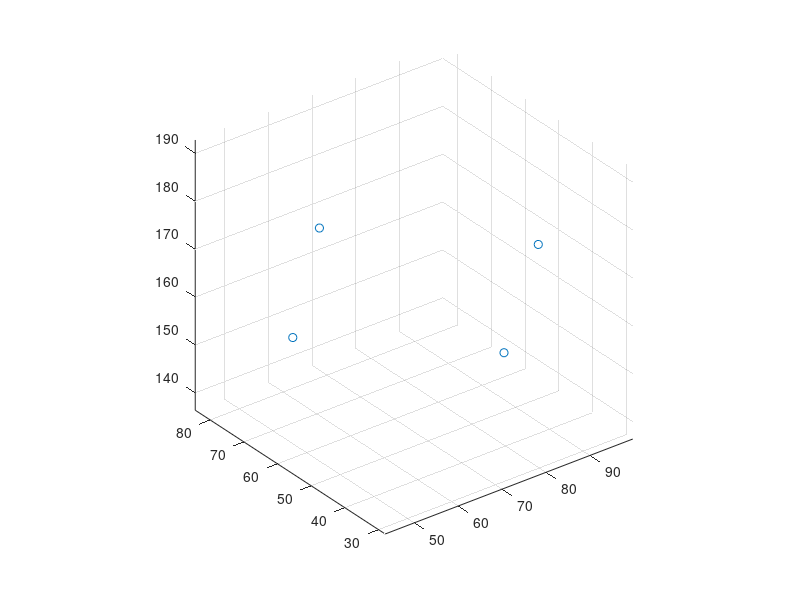

MATLAB code for this plot: (Note: this script raises an error after producing the figure.)
clc
clear
close all
%% DataStreaming
%     ViconRealTimeSDK_WJ;
%     save('Reference_data','BufferForSave');
    BufferForSave = load('Reference_data.mat')
    BufferForSave = BufferForSave.BufferForSave;
%     
    %% Calculate distance.
    marker1 = BufferForSave(4:end,1:3);
    marker2 = BufferForSave(4:end,4:6);
    marker3 = BufferForSave(4:end,7:9);
    marker4 = BufferForSave(4:end,10:12);
    
    marker1_mean = mean(marker1,1)
    marker2_mean = mean(marker2,1)
    marker3_mean = mean(marker3,1)
    marker4_mean = mean(marker4,1)
    markers = [marker1_mean;marker2_mean;marker3_mean;marker4_mean]'
    figure(1), scatter3(markers(1,:),markers(2,:),markers(3,:))
    axis equal, hold on;
    
    Dist1to2 = GetDist(marker1_mean,marker2_mean);
    Dist1to3 = GetDist(marker1_mean,marker3_mean);
    Dist1to4 = GetDist(marker1_mean,marker4_mean);
    Dist2to3 = GetDist(marker2_mean,marker3_mean);
    Dist2to4 = GetDist(marker2_mean,marker4_mean);
    Dist3to4 = GetDist(marker3_mean,marker4_mean);
    
    DistData = [Dist1to2;Dist1to3;Dist1to4;Dist2to3;Dist2to4;Dist3to4];
    DistData = sort(DistData);
    Dist_mean = mean(DistData(1:4));
    
    GenerPoint_Reference = Dist_mean/2
    GenerPoint = [0,0,0;...
        0,Dist_mean,0;...
        Dist_mean,0,0;...
        Dist_mean,Dist_mean,0]'
    figure(1),scatter3(GenerPoint(1,:),GenerPoint(2,:),GenerPoint(3,:))
    axis equal;
    
  
    
    
    figure(1),hold on;
    [Cube_point] = GenerateCube(markers);
    DrawCube(Cube_point,1,'b');
    
    
    [refer_Cube_point] = GenerateCube(GenerPoint);
    DrawCube(refer_Cube_point,1,'r')
    axis equal 
    
    
    %% switch.
    figure(100), hold on;
    view(3),grid on;
    for hh = 1 : size(Cube_point,2)
        scatter3(Cube_point(1,hh),Cube_point(2,hh),Cube_point(3,hh))
        scatter3(refer_Cube_point(1,hh),refer_Cube_point(2,hh),refer_Cube_point(3,hh))
        pause(3)
    end
       
    %% RelationMatrix(pinv)
    Cube_Point_forinv = [Cube_point; ones(1,size(Cube_point,2))]
    refer_Cube_point_forinv = [refer_Cube_point; ones(1,size(refer_Cube_point,2))]
    
    RelationMatrix = refer_Cube_point_forinv*pinv(Cube_Point_forinv)
    
    %%
    
    for kk = 1 : size(Cube_Point_forinv,2)
        point_transffered(1:4,kk) = RelationMatrix*Cube_Point_forinv(:,kk);
    end
    figure(1),hold on;
    scatter3(point_transffered(1,:),point_transffered(2,:),point_transffered(3,:),'g');
    
    
    
    
    %%
%      ViconRealTimeSDK_WJ;
    BufferForSave = load('Motion_data.mat')
    BufferForSave = BufferForSave.BufferForSave;
    
     
     %%
     MotionData = BufferForSave;
     save('Motion_data.mat','BufferForSave')
     
     Motion_marker1 = MotionData(4:end,1:3);
     Motion_marker2 = MotionData(4:end,4:6);
     Motion_marker3 = MotionData(4:end,7:9);
     Motion_marker4 = MotionData(4:end,10:12);
    
     
     Motion_marker_data = Motion_marker3';
     Motion_marker_data = [Motion_marker_data;ones(1,size(Motion_marker_data,2))]
     
     figure(3),hold on;view(3);
     scatter3(Motion_marker_data(1,:),Motion_marker_data(2,:),Motion_marker_data(3,:));
     axis equal; grid on;
     %%
     for ii = 1 : size(Motion_marker_data,2)
        Motion_marker1_transffered(1:4,ii) = RelationMatrix*Motion_marker_data(:,ii);    
     end
    figure(3),
    scatter3(Motion_marker1_transffered(1,:),Motion_marker1_transffered(2,:),Motion_marker1_transffered(3,:),'r')
    axis equal; grid on;
      
    %% plotting 
    
    for tt = 1 : size(Motion_marker1_transffered,2)
        diff_dist(tt) =  dist3d(Motion_marker1_transffered(1:3,1),Motion_marker1_transffered(1:3,tt));
    end
    figure(4)
    [pks,locs] = findpeaks(diff_dist)
    plot(diff_dist)
    pks_max = max(pks)
    [max_r,max_c] = find(diff_dist == pks_max)
    pks_min = min(pks)
    [min_r,min_c] = find(diff_dist == pks_min)
    
    motion_distance = abs(pks_max) + abs(pks_min)
    
   %%
    
    stdv_x = std(Motion_marker1_transffered(1,:))
    stdv_y = std(Motion_marker1_transffered(2,:))
    stdv_z = std(Motion_marker1_transffered(3,:))
 
    
    stdv_x_motion = std(Motion_marker_data(1,:))
    stdv_y_motion = std(Motion_marker_data(2,:))
    stdv_z_motion = std(Motion_marker_data(3,:))
    
    distance_motion = dist3d(Motion_marker1_transffered(1:3,max_c),Motion_marker1_transffered(1:3,min_c))
    
    
    %%
 
    curve_fitted_data = Motion_marker1_transffered(2,:)
    axisData = [1: size(Motion_marker1_transffered,2)]
    [fitresult, gof] = createFit1(axisData, curve_fitted_data);
    for ii = 1 : size(Motion_marker1_transffered,2)
        FitResultData(ii) = fitresult.a0 + ...
                        fitresult.a1*cos(ii*fitresult.w)+...
                        fitresult.b1*sin(ii*fitresult.w)+...
                        fitresult.a2*cos(2*ii*fitresult.w)+...
                        fitresult.b2*sin(2*ii*fitresult.w)+...
                        fitresult.a3*cos(3*ii*fitresult.w)+...
                        fitresult.b3*sin(3*ii*fitresult.w);
    end
    
     
     figure(8), hold on
     plot(axisData,FitResultData)
     [pks,locs] = findpeaks(FitResultData)
     plot(locs,pks,'or')
     
    SelectedData =  FitResultData(locs(1) :locs(2));
    SD_min = min(SelectedData)
    SD_max = max(SelectedData)
    
    SelectedDataRefer =  FitResultData(locs(1) :locs(2));
    SD_Refer_min = min(SelectedDataRefer)
    SD_Refer_max = max(SelectedDataRefer)
    
    
    [min_r, min_c] = find(SD_min == SelectedData)
    [max_r, max_c] = find(SD_max == SelectedData)
     
    SelectedDataForNormalize = SelectedData(min_c : max_c)
    SelectedDataReferForNormalize = SelectedDataRefer(min_c : max_c)
    
    figure(9)
    LinearFitAxisData = [ 1: size(SelectedDataForNormalize,2)]
    plot(LinearFitAxisData,SelectedDataForNormalize)
    
    figure(10)
    plot(SelectedDataForNormalize,SelectedDataReferForNormalize)
    grid on;
     
     
     
     
     
     
     
     
     
     
     
     
     
     
     
     
     
     
     
     
     
     
     
     
    
    